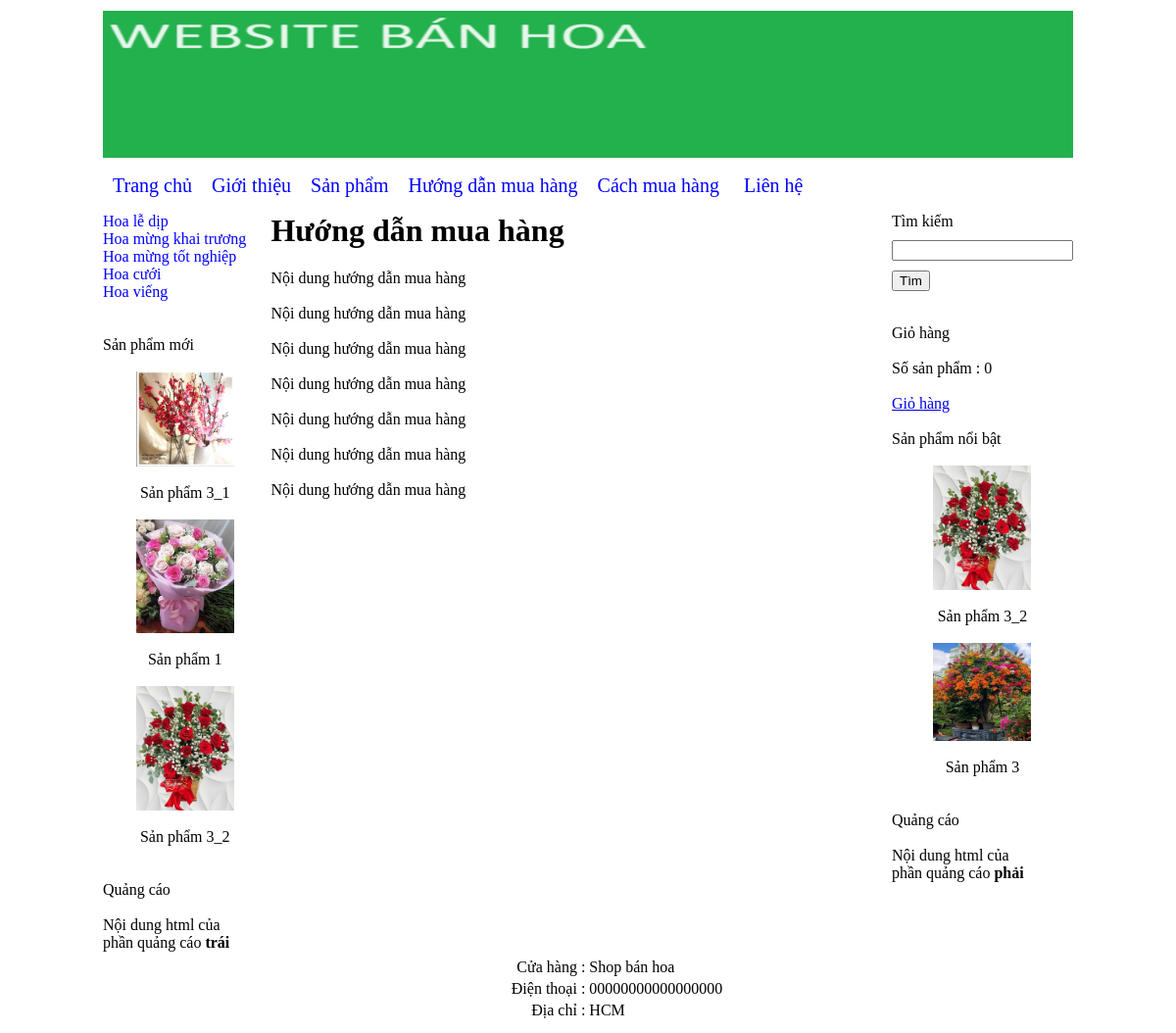
The app's page /Duan/index.php?thamso=xuat_mot_tin&id=3 with its own data.
### tables this page shows
CREATE TABLE `banner` (
  `id` int NOT NULL,
  `hinh` varchar(256) NOT NULL,
  `rong` varchar(256) NOT NULL,
  `cao` varchar(256) NOT NULL
);

CREATE TABLE `menu_ngang` (
  `id` int NOT NULL,
  `ten` varchar(256) NOT NULL,
  `noi_dung` mediumtext NOT NULL,
  `loai_menu` varchar(256) NOT NULL
);

CREATE TABLE `menu_doc` (
  `id` int NOT NULL,
  `ten` varchar(256) NOT NULL
);

CREATE TABLE `san_pham` (
  `id` int NOT NULL,
  `ten` varchar(256) NOT NULL,
  `gia` int NOT NULL,
  `hinh_anh` varchar(256) NOT NULL,
  `noi_dung` mediumtext NOT NULL,
  `thuoc_menu` int NOT NULL,
  `noi_bat` varchar(256) NOT NULL,
  `trang_chu` varchar(256) NOT NULL,
  `sap_xep_trang_chu` int NOT NULL
);

CREATE TABLE `quang_cao` (
  `id` int NOT NULL,
  `html` mediumtext NOT NULL,
  `vi_tri` varchar(256) NOT NULL
);

CREATE TABLE `footer` (
  `id` int NOT NULL,
  `html` mediumtext NOT NULL
);

### Duan/chuc_nang/menu_ngang/menu_ngang.php (the view, shortened to what this page needs)
<?php
    $servername = "localhost";
    $username = "admin01";
    $password = "123admin123";
    $dbname = "ban_hang";
    $conn = new mysqli($servername, $username, $password, $dbname);
    $tv = "SELECT id, ten, loai_menu FROM menu_ngang ORDER BY id";
    $tv_1 = $conn->query($tv);
    echo "<div class='menu_ngang'>";
    echo "<a href='index.php'>Trang chủ</a>";
    while ($tv_2 = $tv_1->fetch_assoc()) {
        if ($tv_2['loai_menu'] == "") {
            $link_menu = "?thamso=xuat_mot_tin&id=" . $tv_2['id'];
        } elseif ($tv_2['loai_menu'] == "san_pham") {
            $link_menu = "?thamso=xuat_san_pham_2";
        }
        echo "<a href='$link_menu'>";
        echo $tv_2['ten'];
        echo "</a>";
    }
    echo "</div>";
?>

### Duan/chuc_nang/banner/banner.php (shortened to what this page needs)
<?php
    $conn = new mysqli("localhost", "admin01", "123admin123", "ban_hang");
    $tv = "SELECT * FROM banner LIMIT 0,1";
    $result = $conn->query($tv);
    if ($result->num_rows > 0) {
        $tv_2 = $result->fetch_assoc();
        $link_hinh = "chuc_nang/hinh_anh/banner/" . $tv_2['hinh'];
        echo "<img src='" . $link_hinh . "' width='" . $tv_2['rong'] . "' height='" . $tv_2['cao'] . "' >";
    }
?>

### Duan/chuc_nang/menu_doc/menu_doc.php (shortened to what this page needs)
<?php
    $servername = "localhost";
    $username = "admin01";
    $password = "123admin123";
    $dbname = "ban_hang";
    $conn = new mysqli($servername, $username, $password, $dbname);
    $tv = "SELECT * FROM menu_doc ORDER BY id";
    $tv_1 = $conn->query($tv);
    echo "<div class='menu_doc'>";
    while ($tv_2 = $tv_1->fetch_assoc()) {
        $id = $tv_2['id'];
        $ten = $tv_2['ten'];
        $link = "?thamso=xuat_san_pham&id=" . urlencode($id);
        echo "<a href='$link'>";
        echo $ten;
        echo "</a>";
    }
    echo "</div>";
?>

### Duan/chuc_nang/san_pham/moi.php (shortened to what this page needs)
<br><br>
Sản phẩm mới <br><br>
<center>
    <?php
        $mysqli = new mysqli("localhost", "admin01", "123admin123", "ban_hang");
        $query = "SELECT id, ten, hinh_anh FROM san_pham ORDER BY id DESC LIMIT 0,3";
        $result = $mysqli->query($query);
        while($row = $result->fetch_assoc()) {
            $link_anh = "chuc_nang/hinh_anh/san_pham/" . $row['hinh_anh'];
            $link_chi_tiet = "?thamso=chi_tiet_san_pham&id=" . $row['id'];
            echo "<a href='$link_chi_tiet'>";
                echo "<img src='$link_anh' width='100px'>";
            echo "</a>";
            echo "<br><br>";
            echo $row['ten'];
            echo "<br>";
            echo "<br>";
        }
    ?>
</center>

### Duan/chuc_nang/quang_cao/trai.php (shortened to what this page needs)
<br>Quảng cáo <br><br>
<?php
    $conn = new mysqli("localhost", "admin01", "123admin123", "ban_hang");
    $vi_tri = 'trai';
    $tv = "SELECT html FROM quang_cao WHERE vi_tri='$vi_tri'";
    $result = $conn->query($tv);
    if ($result->num_rows > 0) {
        $tv_2 = $result->fetch_assoc();
        echo $tv_2['html'];
    } else {
        echo "Không có quảng cáo.";
    }
?>

### Duan/chuc_nang/xuat_mot_tin.php (shortened to what this page needs)
<?php
    $id = $_GET['id'];
    $servername = "localhost";
    $username = "admin01";
    $password = "123admin123";
    $dbname = "ban_hang";
    $conn = new mysqli($servername, $username, $password, $dbname);
    $tv = "SELECT * FROM menu_ngang WHERE id='$id'";
    $tv_1 = $conn->query($tv);
    if ($tv_1->num_rows > 0) {
        $tv_2 = $tv_1->fetch_assoc();
        echo "<h1>";
        echo $tv_2['ten'];
        echo "</h1>";
        echo $tv_2['noi_dung'];
    } else {
        echo "Không tìm thấy dữ liệu";
    }
?>

### Duan/chuc_nang/san_pham/noi_bat.php (shortened to what this page needs)
<br><br>
Sản phẩm nổi bật <br><br>
<center>
    <?php
        $mysqli = new mysqli("localhost", "admin01", "123admin123", "ban_hang");
        $query = "SELECT id, ten, hinh_anh FROM san_pham WHERE noi_bat='co' ORDER BY id DESC LIMIT 0,3";
        $result = $mysqli->query($query);
        while ($row = $result->fetch_assoc()) {
            $link_anh = "chuc_nang/hinh_anh/san_pham/" . $row['hinh_anh'];
            $link_chi_tiet = "?thamso=chi_tiet_san_pham&id=" . $row['id'];
            echo "<a href='$link_chi_tiet' >";
                echo "<img src='$link_anh' width='100px' >";
            echo "</a>";
            echo "<br><br>";
            echo $row['ten'];
            echo "<br>";
            echo "<br>";
        }
    ?>
</center>

### Duan/chuc_nang/quang_cao/phai.php (shortened to what this page needs)
<br>Quảng cáo <br><br>
<?php
    $conn = new mysqli("localhost", "admin01", "123admin123", "ban_hang");
    $vi_tri = 'phai';
    $tv = "SELECT html FROM quang_cao WHERE vi_tri='$vi_tri'";
    $result = $conn->query($tv);
    if ($result->num_rows > 0) {
        $tv_2 = $result->fetch_assoc();
        echo $tv_2['html'];
    } else {
        echo "Không có quảng cáo.";
    }
?>

### Duan/chuc_nang/footer/footer.php (shortened to what this page needs)
<?php
    $conn = new mysqli("localhost", "admin01", "123admin123", "ban_hang");
    $tv = "SELECT * FROM footer LIMIT 0,1";
    $result = $conn->query($tv);
    if ($result->num_rows > 0) {
        $tv_2 = $result->fetch_assoc();
        echo $tv_2['html'];
    }
?>

### Duan/giao_dien/giao_dien.css (style rules this page uses)
div.menu_ngang a { color:blue; margin-left: 10px; margin-right: 10px; text-decoration: none; font-size:20px; }
div.menu_doc a { color:blue; text-decoration: none; display:block; }

### records on screen
banner: hinh (picture)
menu_ngang: ten "Giới thiệu"
menu_ngang: ten "Sản phẩm"
menu_ngang: ten "Hướng dẫn mua hàng", noi_dung "Nội dung hướng dẫn mua hàng Nội dung hướng dẫn mua hàng Nội dung hướng dẫn mua hàng Nội dung hướng dẫn mua hàng Nội dung hướng dẫn mua hàng Nội dung hướng dẫn mua hàng Nội dung hướng dẫn mua hàng"
menu_ngang: ten "Cách mua hàng"
menu_ngang: ten "Liên hệ"
menu_doc: ten "Hoa lễ dịp"
menu_doc: ten "Hoa mừng khai trương"
menu_doc: ten "Hoa mừng tốt nghiệp"
menu_doc: ten "Hoa cưới"
menu_doc: ten "Hoa viếng"
san_pham: hinh_anh (picture), ten "Sản phẩm 3_1"
san_pham: hinh_anh (picture), ten "Sản phẩm 1"
san_pham: hinh_anh (picture), ten "Sản phẩm 3_2"
quang_cao: html "Nội dung html của phần quảng cáo trái"
san_pham: hinh_anh (picture), ten "Sản phẩm 3"
quang_cao: html "Nội dung html của phần quảng cáo phải"
footer: html "Cửa hàng : Shop bán hoa Điện thoại : 00000000000000000 Địa chỉ : HCM"

### other values on screen
$so_luong "0"
